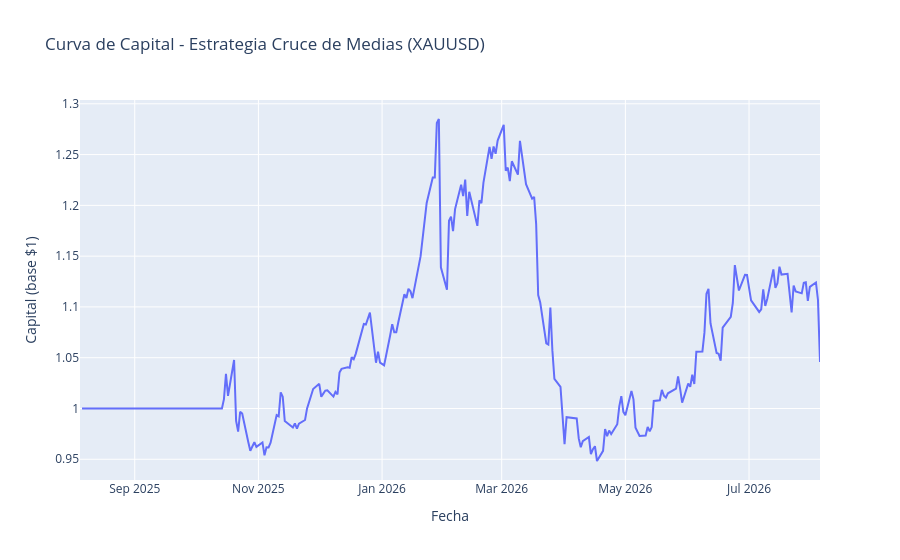

Source (notebook cell):
### Code cell
import plotly.graph_objects as go

fig = go.Figure()
fig.add_trace(go.Scatter(x=datos.index, y=datos["Retorno_acumulado"], mode="lines", name="Estrategia"))

fig.update_layout(title="Curva de Capital - Estrategia Cruce de Medias (XAUUSD)",
                   xaxis_title="Fecha", yaxis_title="Capital (base $1)")
fig.show()

### Figure 1 — Plotly figure (JSON) as saved in the notebook; plotly's stock layout.template omitted (floating-point values rounded to 4 significant figures; data arrays with more than 128 entries replaced by an {"elided": "..."} marker saying what was removed)
{"data": [{"mode": "lines", "name": "Estrategia", "type": "scatter", "x": {"elided": "252 str values"}, "y": {"elided": "252 float values"}}], "layout": {"title": {"text": "Curva de Capital - Estrategia Cruce de Medias (XAUUSD)"}, "xaxis": {"title": {"text": "Fecha"}}, "yaxis": {"title": {"text": "Capital (base $1)"}}}}
